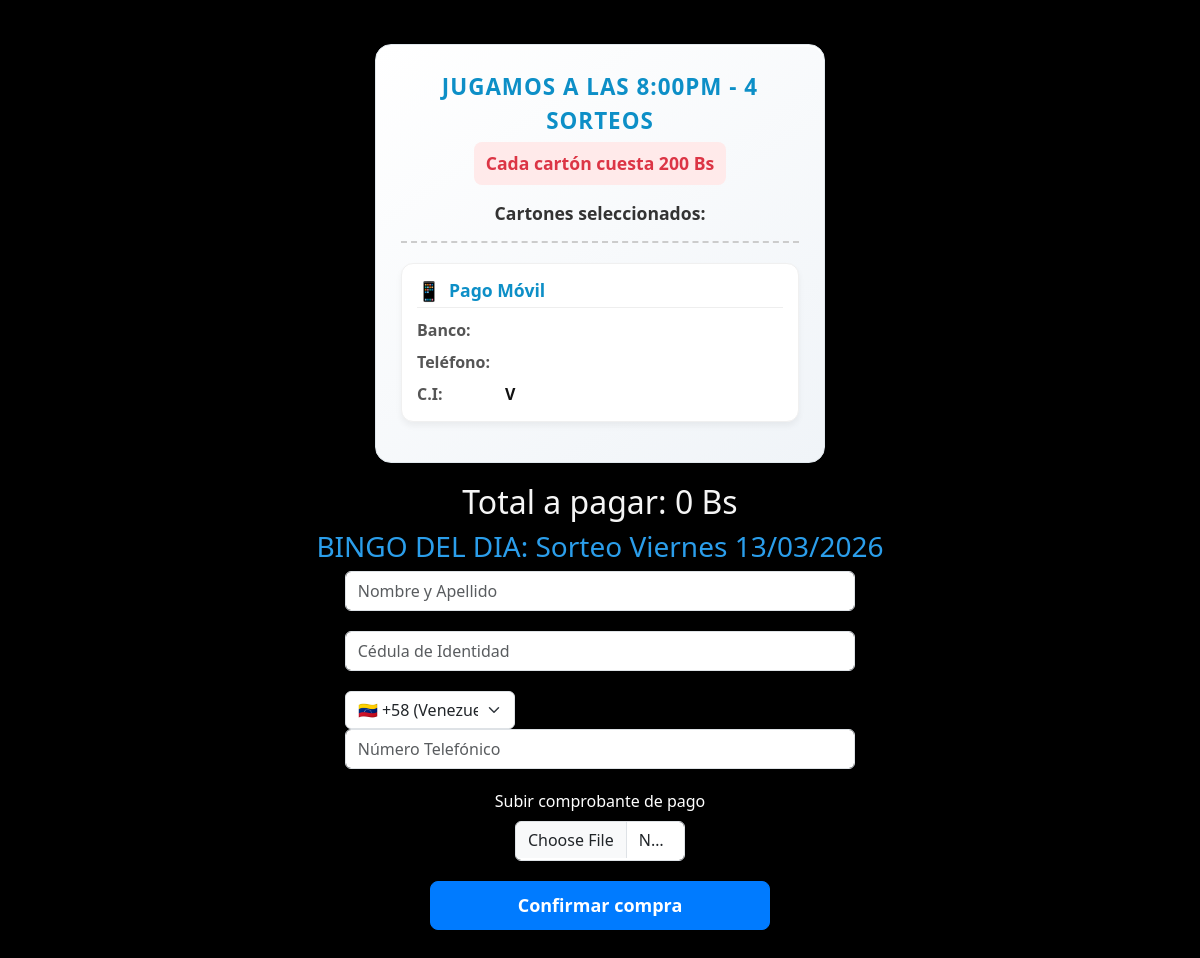
Screenshot of /compra with the database file from the repository.
### tables this page shows
CREATE TABLE partida (
    id INTEGER PRIMARY KEY CHECK (id = 1), -- Solo una fila, siempre tendrá id = 1
    partida TEXT,
    precio_de_carton REAL,
    precio_dolar REAL,
    zelle TEXT,
    estatus TEXT,
    modalidad_carton_regalo TEXT,
    recompensa REAL
               , imagen TEXT DEFAULT 'logo.png', total_cartones INTEGER DEFAULT 200);

### app.py (the view, shortened to what this page needs)
@app.route("/compra", methods=["POST", "GET"])
def pago():
    return render_template("comprar.html", cartones_seleccionados='', total_price=0,
                           premio=get_premio(), precio=int(get_precio()), enunciado=get_enunciado(),
                           total_price2=0, zelle=get_zelle(), precio_dolares=get_dolar(), venta='uno')

### crud.py (called while the page is built)
def get_enunciado():
    conn = sqlite3.connect('bingo.db')
    cursor = conn.cursor()
    cursor.execute("SELECT estatus FROM partida WHERE id = 1")
    estatus = cursor.fetchone()[0]
    conn.commit()
    if estatus == "Venta en curso":
        cursor.execute("SELECT partida FROM partida")
        data = cursor.fetchone()  # Recupera todos los datos de la tabla
        conn.close()
    else:
        data = ["No hay cartones disponibles"]
    return data[0] if data else None

def get_premio():
    conn = sqlite3.connect('bingo.db')
    cursor = conn.cursor()
    cursor.execute("SELECT recompensa FROM partida")
    data = cursor.fetchone()  # Recupera todos los datos de la tabla
    conn.close()
    return data[0] if data else None

def get_precio():
    conn = sqlite3.connect('bingo.db')
    cursor = conn.cursor()
    cursor.execute("SELECT precio_de_carton FROM partida")
    data = cursor.fetchone()  # Recupera todos los datos de la tabla
    conn.close()
    return data[0] if data else None

def get_dolar():
    conn = sqlite3.connect('bingo.db')
    cursor = conn.cursor()
    cursor.execute("SELECT precio_dolar FROM partida WHERE id = 1")
    dolar = cursor.fetchone()[0]
    conn.close()
    return dolar if dolar else None

def get_zelle():
    conn = sqlite3.connect('bingo.db')
    cursor = conn.cursor()
    cursor.execute("SELECT zelle FROM partida WHERE id = 1")
    zelle = cursor.fetchone()[0]
    conn.close()
    return zelle if zelle else None

### templates/comprar.html (shortened to what this page needs)
<!DOCTYPE html>
<html lang="es">
<head>
    <link href="https://cdn.jsdelivr.net/npm/bootstrap@5.3.3/dist/css/bootstrap.min.css" rel="stylesheet">
</head>
<body>
    <center>
        <div class="info-box">
            <p class="premio-title">{{ premio }}</p>
            <div class="precio-alert">Cada cartón cuesta {{ precio }} Bs</div>
            <p class="cartones-info">Cartones seleccionados:<br> </p>
            <div class="info-section">
                <h4><span style="font-size: 1.2rem;">📱</span> Pago Móvil</h4>
                <div class="data-grid">
                    <strong>Banco:</strong>
                    <span></span>
                    <strong>Teléfono:</strong>
                    <span></span>
                    <strong>C.I:</strong>
                    <span>V</span>
                </div>
            </div>
        </div>
        <h2 style="color: whitesmoke;">Total a pagar: {{ total_price }} Bs</h2>
        <h3 style="color: rgb(43, 158, 235); font-family: system-ui, -apple-system, BlinkMacSystemFont, 'Segoe UI', Roboto, Oxygen, Ubuntu, Cantarell, 'Open Sans', 'Helvetica Neue', sans-serif;">BINGO DEL DIA: {{ enunciado }}</h3>
        <form id="compraForm" action="" method="POST" enctype="multipart/form-data">
            <div class="mb-3">
                <input type="text" class="form-control" style="width: 90%;" id="nombre" name="nombre" required placeholder="Nombre y Apellido">
            </div>
            <div class="mb-3">
                <input type="number" class="form-control" style="width: 90%;" id="cedula" name="cedula" required placeholder="Cédula de Identidad" min="0">
            </div>
            <div class="mb-3">
                <select id="codigo_pais" class="form-select" style="width: 30%; margin-right: 60%;" required>
                    <option value="+58" selected>🇻🇪 +58 (Venezuela)</option>
                </select>
                <input type="number" class="form-control" style="width: 90%;" id="telefono" placeholder="Número Telefónico" required>
            </div>
            <label style="color: white;" for="referencia" class="form-label">Subir comprobante de pago</label>
            <div class="mb-3">
                <input type="file" class="form-control" style="width: 30%;" id="referencia" name="referencia" required accept=".png, .jpg, .jpeg">
            </div>
            <button type="submit" style="font-size: large;" class="btn submit-btn">Confirmar compra</button>
        </form>
    </center>
</body>
</html>

### templates/comprar.html (style rules this page uses)
body { background-color: #000000; display: flex; justify-content: center; align-items: center; margin-bottom: 7vh; margin-top: -1vh; }
.submit-btn { background-color: #007bff; border-color: #007bff; color: white; padding: 10px 10px; font-size: 10px; font-weight: bold; border-radius: 8px; transition: all 0.6s ease-in-out; width: 60%; text-align: center; display: inline-block; }
.info-box { background: linear-gradient(145deg, #ffffff, #f0f4f8); border-radius: 16px; padding: 25px; margin-top: 30px; margin-bottom: 20px; width: 90%; max-width: 450px; box-shadow: 0 10px 25px rgba(0, 0, 0, 0.2), inset 0 2px 0 rgba(255, 255, 255, 0.8); border: 1px solid #e1e8ed; text-align: center; }
.info-box .premio-title { font-size: 1.4rem; color: #0d8fc7; font-weight: 800; margin-bottom: 5px; text-transform: uppercase; letter-spacing: 1px; }
.info-box .precio-alert { font-size: 1.1rem; font-weight: 800; color: #dc3545; background-color: #ffeaea; padding: 8px 12px; border-radius: 8px; display: inline-block; margin-bottom: 15px; }
.info-box .cartones-info { font-size: 1.1rem; color: #333; font-weight: 600; margin-bottom: 20px; border-bottom: 2px dashed #ccc; padding-bottom: 15px; }
.info-section { background-color: white; border-radius: 12px; padding: 15px; margin-bottom: 15px; box-shadow: 0 4px 6px rgba(0,0,0,0.05); border: 1px solid #f0f0f0; text-align: left; }
.info-section h4 { color: #0d8fc7; font-size: 1.1rem; font-weight: 700; margin-bottom: 10px; display: flex; align-items: center; gap: 8px; border-bottom: 1px solid #eee; padding-bottom: 5px; }
.data-grid { display: grid; grid-template-columns: auto 1fr; gap: 8px 15px; font-size: 1rem; }
.data-grid strong { color: #555; text-align: left; }
.data-grid span { color: #111; font-weight: 600; text-align: left; }
input { margin-bottom: 20px; width: 100%; border-radius: 10px; height: 40px; border: 2px solid #ddd; background-color: #f9f9f9; font-size: 16px; transition: all 0.3s ease-in-out; }

### rows the page displays
partida: recompensa "JUGAMOS A LAS 8:00PM - 4 SORTEOS", partida "Sorteo Viernes 13/03/2026"

### other values shown
{{ precio }} "200"
{{ total_price }} "0"
